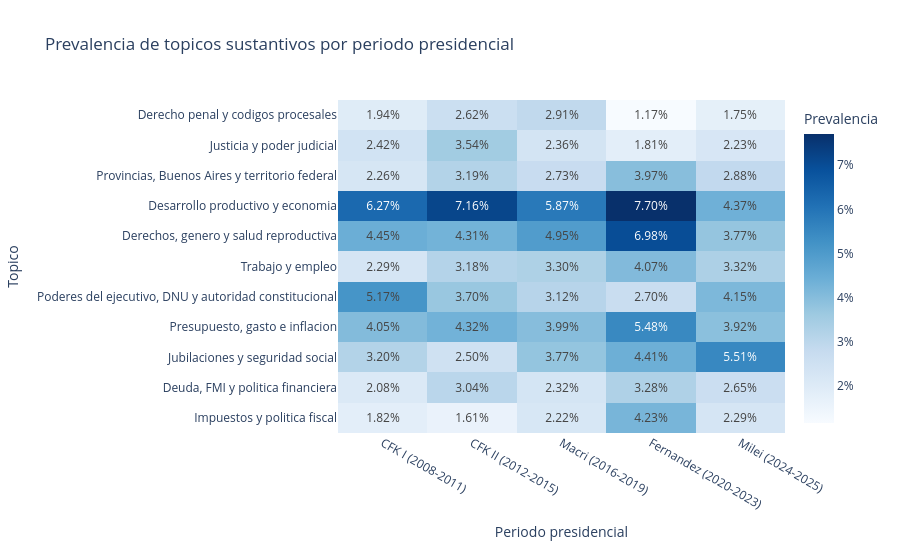

Notebook source saved alongside this figure:
### Markdown cell above
## 3. Heatmap por periodo presidencial

### Code cell
period = pd.read_csv(DATA_DIR / 'period_topic_prevalence.csv')
df_periodo = period[
    (period['aggregation_level'] == 'source_turn') &
    (period['topic_index'].isin(TOPICOS_IDS))
].copy()
df_periodo['topico'] = df_periodo['topic_index'].map(TOPICOS_SUSTANTIVOS)

PERIODO_LABELS = {
    '2008-2011': 'CFK I (2008-2011)',
    '2012-2015': 'CFK II (2012-2015)',
    '2016-2019': 'Macri (2016-2019)',
    '2020-2023': 'Fernandez (2020-2023)',
    '2024-2025': 'Milei (2024-2025)',
}
df_periodo['periodo_label'] = df_periodo['temporal_period'].map(PERIODO_LABELS)
pivot_periodo = df_periodo.pivot(index='topico', columns='periodo_label', values='prevalence_share').reindex(ORDEN_TOPICOS)
pivot_periodo = pivot_periodo[[v for v in PERIODO_LABELS.values() if v in pivot_periodo.columns]]

fig_periodo = px.imshow(pivot_periodo,
    labels=dict(x='Periodo presidencial', y='Topico', color='Prevalencia'),
    title='Prevalencia de topicos sustantivos por periodo presidencial',
    color_continuous_scale='Blues', aspect='auto', height=550, text_auto='.2%')
fig_periodo.update_layout(coloraxis_colorbar=dict(tickformat='.0%'), xaxis_tickangle=30)
fig_periodo.show()
fig_periodo.write_html(str(FIG_DIR / 'heatmap_topicos_por_periodo_presidencial.html'))

### Figure 1 — Plotly figure (JSON) as saved in the notebook; plotly's stock layout.template omitted (floating-point values rounded to 4 significant figures)
{"data": [{"coloraxis": "coloraxis", "hovertemplate": "Periodo presidencial: %{x}<br>Topico: %{y}<br>Prevalencia: %{z}<extra></extra>", "name": "0", "texttemplate": "%{z:.2%}", "type": "heatmap", "x": ["CFK I (2008-2011)", "CFK II (2012-2015)", "Macri (2016-2019)", "Fernandez (2020-2023)", "Milei (2024-2025)"], "xaxis": "x", "y": ["Derecho penal y codigos procesales", "Justicia y poder judicial", "Provincias, Buenos Aires y territorio federal", "Desarrollo productivo y economia", "Derechos, genero y salud reproductiva", "Trabajo y empleo", "Poderes del ejecutivo, DNU y autoridad constitucional", "Presupuesto, gasto e inflacion", "Jubilaciones y seguridad social", "Deuda, FMI y politica financiera", "Impuestos y politica fiscal"], "yaxis": "y", "z": [[0.01945, 0.02619, 0.02915, 0.0117, 0.01745], [0.02418, 0.03543, 0.02365, 0.01809, 0.02233], [0.02265, 0.0319, 0.02734, 0.0397, 0.02878], [0.06269, 0.07164, 0.05865, 0.07703, 0.04369], [0.04446, 0.04305, 0.04948, 0.06979, 0.03768], [0.02291, 0.03176, 0.03303, 0.04075, 0.03324], [0.0517, 0.03702, 0.03116, 0.02697, 0.0415], [0.04045, 0.04319, 0.03989, 0.05479, 0.03922], [0.03201, 0.02496, 0.03773, 0.04407, 0.05506], [0.02078, 0.0304, 0.02317, 0.03276, 0.02649], [0.01823, 0.0161, 0.02215, 0.04231, 0.02286]]}], "layout": {"coloraxis": {"colorbar": {"tickformat": ".0%", "title": {"text": "Prevalencia"}}, "colorscale": [[0, "rgb(247,251,255)"], [0.125, "rgb(222,235,247)"], [0.25, "rgb(198,219,239)"], [0.375, "rgb(158,202,225)"], [0.5, "rgb(107,174,214)"], [0.625, "rgb(66,146,198)"], [0.75, "rgb(33,113,181)"], [0.875, "rgb(8,81,156)"], [1, "rgb(8,48,107)"]]}, "height": 550, "title": {"text": "Prevalencia de topicos sustantivos por periodo presidencial"}, "xaxis": {"anchor": "y", "domain": [0, 1], "tickangle": 30, "title": {"text": "Periodo presidencial"}}, "yaxis": {"anchor": "x", "autorange": "reversed", "domain": [0, 1], "title": {"text": "Topico"}}}}
